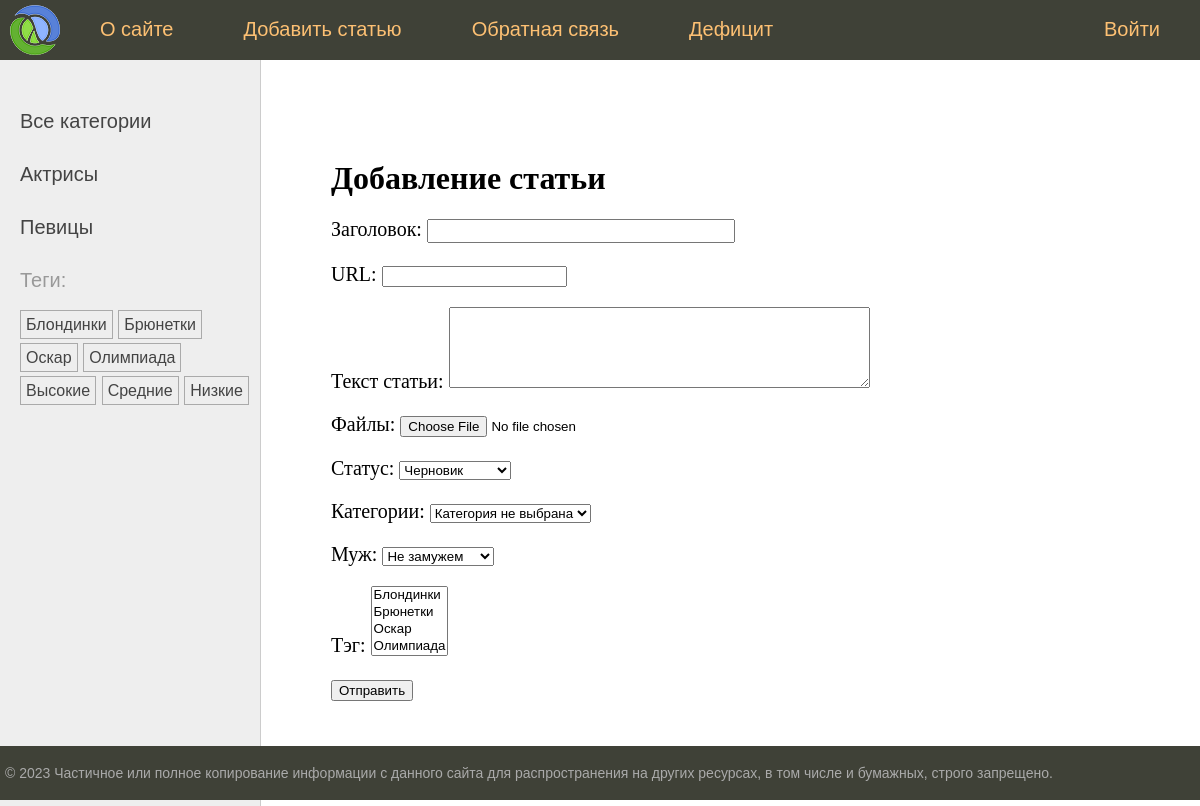
The page /addpage/ on the database its author committed.
### women/models.py (models this page shows)
class Category(models.Model):
    name = models.CharField(max_length=100, db_index=True, verbose_name="Название")
    slug = models.SlugField(max_length=255, unique=True, db_index=True)
    class Meta:
        verbose_name = "Категория"
        verbose_name_plural = "Категории"
    def __str__(self):
        return self.name
    def get_absolute_url(self):
        return reverse('category', kwargs={'cat_slug': self.slug})

class TagPost(models.Model):
    tag = models.CharField(max_length=100, db_index=True)
    slug = models.SlugField(max_length=255, unique=True, db_index=True)
    def __str__(self):
        return self.tag
    def get_absolute_url(self):
        return reverse('tag', kwargs={'tag_slug': self.slug})

### women/views.py (the view)
# urls.py: path('addpage/', views.addpage, name='add_page'),
def addpage(request):
    if request.method == 'POST':
        form = AddPostForm(request.POST, request.FILES)
        if form.is_valid():
            form.save()
            return redirect('home')
    else:
        form = AddPostForm()
    data = {
        'title': "Добавление статьи",
        'menu': menu,  # Это меню из глобального уровня, чтобы отрабатывал base.html
        'form': form,  # Подключили созданный объект класса
    }
    return render(request, "women/addpage.html", data)

### women/forms.py
class AddPostForm(forms.ModelForm):
    cat = forms.ModelChoiceField(queryset=Category.objects.all(), empty_label="Категория не выбрана", label='Категории')
    husband = forms.ModelChoiceField(queryset=Husband.objects.all(), required=False, empty_label="Не замужем", label='Муж')
    class Meta:
        model = Women
        fields = ['title', 'slug', 'content', 'photo', 'is_published', 'cat', 'husband', 'tags']
        widgets = {
            'title': forms.TextInput(attrs={'class': 'form-input'}),
            'content': forms.Textarea(attrs={'cols': 50, 'rows': 5}),
        }

### women/models.py (called while the page is built)
    def __str__(self):
        return self.name

### women/templatetags/women_tags.py (called while the page is built)
@register.inclusion_tag('women/list_categories.html')
def show_categories(cat_selected=0):
    cats = Category.objects.all()
    return {'cats': cats, 'cat_selected': cat_selected}

@register.inclusion_tag('women/list_tags.html')
def show_all_tags():
    return {'tags': TagPost.objects.all()}

### women/templates/women/addpage.html (shortened to what this page needs)
{% extends 'base.html' %}
{% block content %}
<h1>{{ title }}</h1>
<form action="" method="post" enctype="multipart/form-data">
    {{ form.as_p }}
    <p><button type="submit">Отправить</button></p>
</form>
{% endblock %}

### women/templates/women/list_categories.html
{% for cat in cats %}
{% if cat.id == cat_selected %}
<li class="selected">{{cat.name}}</li>
{% else %}
<li><a href="{{ cat.get_absolute_url }}">{{cat.name}}</a></li>
{% endif %}
{% endfor %}

### women/templates/women/list_tags.html
{% if tags %}
<p>Теги:</p>
<ul class="tags-list">
    {% for t in tags %}
    <li><a href="{{t.get_absolute_url}}">{{t.tag}}</a></li>
    {% endfor %}
</ul>
{% endif %}

### rows shown on the page
Category: name "Актрисы"
Category: name "Певицы"
TagPost: tag "Блондинки"
TagPost: tag "Брюнетки"
TagPost: tag "Оскар"
TagPost: tag "Олимпиада"
TagPost: tag "Высокие"
TagPost: tag "Средние"
TagPost: tag "Низкие"

### other values the page prints
{{ m.title }} "О сайте" "Добавить статью" "Обратная связь" "Дефицит" "Войти"
{{ title }} "Добавление статьи"
